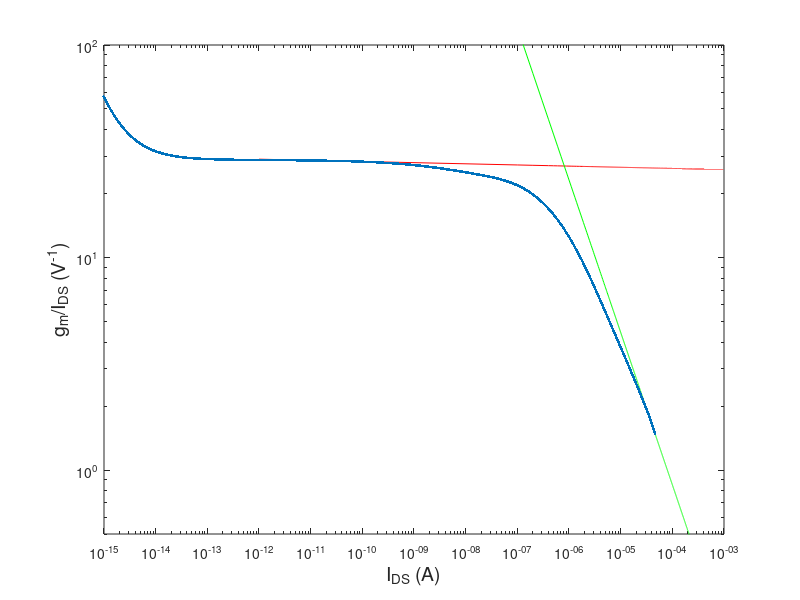

Reproduce this figure in MATLAB.
%%% Specific current calculations
clear all
close all

load pmos_i_vgs

v_gs = pmos_i_v_gs(:,1);
i_ds = pmos_i_v_gs(:,2);
v_gs = flipud(v_gs);
i_ds = flipud(i_ds)-min(i_ds);

g_m_calc = diff(i_ds)./diff(v_gs);
g_m_over_i_calc = g_m_calc./i_ds(2:end);


offset1=2000;

m1 = (log10(g_m_over_i_calc(offset1+1))-log10(g_m_over_i_calc(offset1)))/...
    (log10(i_ds(offset1+1))-log10(i_ds(offset1)));

x = linspace(1e-12,1e-3,10000);
 
y1 = 10.^(m1*(log10(x)-log10(i_ds(offset1))) + log10(g_m_over_i_calc(offset1)) );
 
offset = 1000;
 
m2 = (log10(g_m_over_i_calc(end)) - log10(g_m_over_i_calc(end-offset)))/...
     (log10(i_ds(end))-log10(i_ds(end-offset)));
 
y2 = 10.^(m2*(log10(x)-log10(i_ds(end-offset))) + log10(g_m_over_i_calc(end-offset)));
 
 for i=1:length(x)
     if y1(i) > y2(i)
         I_specific = x(i);
         break
    end
end


pmos_specI = figure();
loglog(x,y1,'r',...
     x,y2,'g',...
     i_ds(1:end-1),g_m_over_i_calc,'.',...
     'LineWidth',1)
xlabel('I_{DS} (A)','fontsize',14)
ylabel('g_m/I_{DS} (V^{-1})','fontsize',14)
xlim([1e-15,1e-3])
ylim([.5e0,100])
